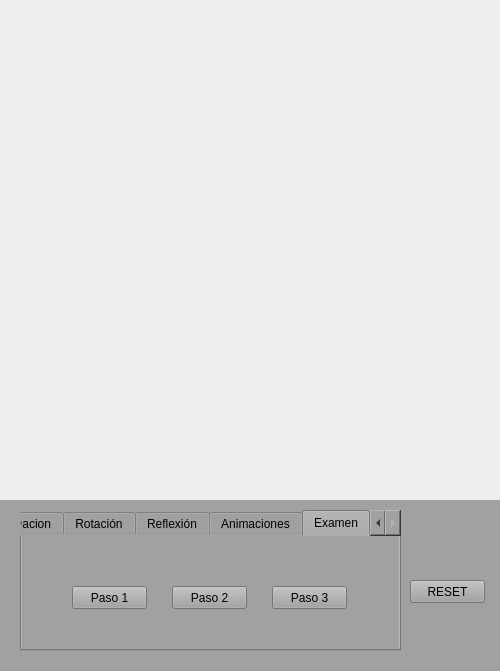
<?xml version="1.0" encoding="UTF-8"?>
<ui version="4.0">
 <class>Widget</class>
 <widget class="QWidget" name="Widget">
  <property name="geometry">
   <rect>
    <x>0</x>
    <y>0</y>
    <width>500</width>
    <height>671</height>
   </rect>
  </property>
  <property name="sizePolicy">
   <sizepolicy hsizetype="Preferred" vsizetype="Preferred">
    <horstretch>0</horstretch>
    <verstretch>0</verstretch>
   </sizepolicy>
  </property>
  <property name="minimumSize">
   <size>
    <width>500</width>
    <height>671</height>
   </size>
  </property>
  <property name="maximumSize">
   <size>
    <width>500</width>
    <height>671</height>
   </size>
  </property>
  <property name="windowTitle">
   <string>appTransformaciones2D</string>
  </property>
  <property name="autoFillBackground">
   <bool>false</bool>
  </property>
  <widget class="QWidget" name="widget" native="true">
   <property name="geometry">
    <rect>
     <x>0</x>
     <y>500</y>
     <width>500</width>
     <height>171</height>
    </rect>
   </property>
   <property name="styleSheet">
    <string notr="true">background-color: rgb(161, 161, 161);</string>
   </property>
   <widget class="QTabWidget" name="tabWidget">
    <property name="geometry">
     <rect>
      <x>20</x>
      <y>10</y>
      <width>381</width>
      <height>141</height>
     </rect>
    </property>
    <property name="currentIndex">
     <number>5</number>
    </property>
    <widget class="QWidget" name="tab">
     <attribute name="title">
      <string>Traslacion</string>
     </attribute>
     <widget class="QPushButton" name="pushButton_4">
      <property name="geometry">
       <rect>
        <x>110</x>
        <y>70</y>
        <width>41</width>
        <height>23</height>
       </rect>
      </property>
      <property name="text">
       <string>Left</string>
      </property>
     </widget>
     <widget class="QPushButton" name="pushButton_3">
      <property name="geometry">
       <rect>
        <x>190</x>
        <y>70</y>
        <width>41</width>
        <height>23</height>
       </rect>
      </property>
      <property name="text">
       <string>Right</string>
      </property>
     </widget>
     <widget class="QPushButton" name="pushButton_2">
      <property name="geometry">
       <rect>
        <x>150</x>
        <y>90</y>
        <width>41</width>
        <height>23</height>
       </rect>
      </property>
      <property name="text">
       <string>Down</string>
      </property>
     </widget>
     <widget class="QWidget" name="layoutWidget_2">
      <property name="geometry">
       <rect>
        <x>100</x>
        <y>20</y>
        <width>151</width>
        <height>22</height>
       </rect>
      </property>
      <layout class="QHBoxLayout" name="horizontalLayout">
       <item>
        <widget class="QLabel" name="label_3">
         <property name="text">
          <string>TX:</string>
         </property>
        </widget>
       </item>
       <item>
        <widget class="QSpinBox" name="spinBox">
         <property name="minimum">
          <number>1</number>
         </property>
         <property name="maximum">
          <number>10</number>
         </property>
        </widget>
       </item>
       <item>
        <widget class="QLabel" name="label_4">
         <property name="text">
          <string>TY:</string>
         </property>
        </widget>
       </item>
       <item>
        <widget class="QSpinBox" name="spinBox_2">
         <property name="minimum">
          <number>1</number>
         </property>
         <property name="maximum">
          <number>10</number>
         </property>
        </widget>
       </item>
      </layout>
     </widget>
     <widget class="QPushButton" name="pushButton">
      <property name="geometry">
       <rect>
        <x>150</x>
        <y>50</y>
        <width>41</width>
        <height>23</height>
       </rect>
      </property>
      <property name="text">
       <string>Up</string>
      </property>
     </widget>
    </widget>
    <widget class="QWidget" name="tab_2">
     <attribute name="title">
      <string>Escalacion</string>
     </attribute>
     <widget class="QSpinBox" name="spinBox_4">
      <property name="geometry">
       <rect>
        <x>80</x>
        <y>20</y>
        <width>39</width>
        <height>18</height>
       </rect>
      </property>
      <property name="minimum">
       <number>-99</number>
      </property>
     </widget>
     <widget class="QLabel" name="label_6">
      <property name="geometry">
       <rect>
        <x>50</x>
        <y>50</y>
        <width>16</width>
        <height>16</height>
       </rect>
      </property>
      <property name="text">
       <string>SY:</string>
      </property>
     </widget>
     <widget class="QSpinBox" name="spinBox_3">
      <property name="geometry">
       <rect>
        <x>80</x>
        <y>50</y>
        <width>39</width>
        <height>18</height>
       </rect>
      </property>
      <property name="minimum">
       <number>-99</number>
      </property>
     </widget>
     <widget class="QLabel" name="label_5">
      <property name="geometry">
       <rect>
        <x>50</x>
        <y>20</y>
        <width>16</width>
        <height>16</height>
       </rect>
      </property>
      <property name="text">
       <string>SX:</string>
      </property>
     </widget>
     <widget class="QPushButton" name="pushButton_6">
      <property name="geometry">
       <rect>
        <x>50</x>
        <y>80</y>
        <width>75</width>
        <height>23</height>
       </rect>
      </property>
      <property name="text">
       <string>Escalar</string>
      </property>
     </widget>
     <widget class="QSpinBox" name="spinBox_5">
      <property name="geometry">
       <rect>
        <x>270</x>
        <y>20</y>
        <width>39</width>
        <height>18</height>
       </rect>
      </property>
      <property name="minimum">
       <number>-99</number>
      </property>
     </widget>
     <widget class="QSpinBox" name="spinBox_6">
      <property name="geometry">
       <rect>
        <x>270</x>
        <y>50</y>
        <width>39</width>
        <height>18</height>
       </rect>
      </property>
      <property name="minimum">
       <number>-99</number>
      </property>
     </widget>
     <widget class="QLabel" name="label_8">
      <property name="geometry">
       <rect>
        <x>220</x>
        <y>20</y>
        <width>22</width>
        <height>16</height>
       </rect>
      </property>
      <property name="text">
       <string>PFX:</string>
      </property>
     </widget>
     <widget class="QPushButton" name="pushButton_7">
      <property name="geometry">
       <rect>
        <x>210</x>
        <y>80</y>
        <width>101</width>
        <height>23</height>
       </rect>
      </property>
      <property name="text">
       <string>Escalar Punto Fijo</string>
      </property>
     </widget>
     <widget class="QLabel" name="label_9">
      <property name="geometry">
       <rect>
        <x>220</x>
        <y>50</y>
        <width>22</width>
        <height>16</height>
       </rect>
      </property>
      <property name="text">
       <string>PFY:</string>
      </property>
     </widget>
    </widget>
    <widget class="QWidget" name="tab_4">
     <attribute name="title">
      <string>Rotación</string>
     </attribute>
     <widget class="QWidget" name="layoutWidget">
      <property name="geometry">
       <rect>
        <x>100</x>
        <y>50</y>
        <width>181</width>
        <height>22</height>
       </rect>
      </property>
      <layout class="QHBoxLayout" name="horizontalLayout_2">
       <item>
        <widget class="QLabel" name="label_10">
         <property name="text">
          <string>XR:</string>
         </property>
        </widget>
       </item>
       <item>
        <widget class="QSpinBox" name="spinBox_7">
         <property name="minimum">
          <number>-360</number>
         </property>
         <property name="maximum">
          <number>360</number>
         </property>
        </widget>
       </item>
       <item>
        <widget class="QLabel" name="label_11">
         <property name="text">
          <string>YR:</string>
         </property>
        </widget>
       </item>
       <item>
        <widget class="QSpinBox" name="spinBox_8">
         <property name="minimum">
          <number>-360</number>
         </property>
         <property name="maximum">
          <number>360</number>
         </property>
        </widget>
       </item>
      </layout>
     </widget>
     <widget class="QWidget" name="layoutWidget_3">
      <property name="geometry">
       <rect>
        <x>100</x>
        <y>20</y>
        <width>181</width>
        <height>22</height>
       </rect>
      </property>
      <layout class="QHBoxLayout" name="horizontalLayout_7">
       <item>
        <widget class="QLabel" name="label_20">
         <property name="text">
          <string>Angulo (°):</string>
         </property>
        </widget>
       </item>
       <item>
        <widget class="QDoubleSpinBox" name="doubleSpinBox">
         <property name="minimum">
          <double>-360.000000000000000</double>
         </property>
         <property name="maximum">
          <double>360.000000000000000</double>
         </property>
        </widget>
       </item>
      </layout>
     </widget>
     <widget class="QPushButton" name="pushButton_15">
      <property name="geometry">
       <rect>
        <x>60</x>
        <y>80</y>
        <width>75</width>
        <height>23</height>
       </rect>
      </property>
      <property name="text">
       <string>Rotar Normal</string>
      </property>
     </widget>
     <widget class="QPushButton" name="pushButton_8">
      <property name="geometry">
       <rect>
        <x>210</x>
        <y>80</y>
        <width>101</width>
        <height>23</height>
       </rect>
      </property>
      <property name="text">
       <string>Rotar Punto Pivote</string>
      </property>
     </widget>
    </widget>
    <widget class="QWidget" name="tab_5">
     <attribute name="title">
      <string>Reflexión</string>
     </attribute>
     <widget class="QPushButton" name="pushButton_9">
      <property name="geometry">
       <rect>
        <x>20</x>
        <y>40</y>
        <width>71</width>
        <height>23</height>
       </rect>
      </property>
      <property name="text">
       <string>Eje X</string>
      </property>
     </widget>
     <widget class="QPushButton" name="pushButton_10">
      <property name="geometry">
       <rect>
        <x>60</x>
        <y>70</y>
        <width>91</width>
        <height>23</height>
       </rect>
      </property>
      <property name="text">
       <string>Eje Coordenado</string>
      </property>
     </widget>
     <widget class="QPushButton" name="pushButton_11">
      <property name="geometry">
       <rect>
        <x>260</x>
        <y>70</y>
        <width>75</width>
        <height>23</height>
       </rect>
      </property>
      <property name="text">
       <string>Recta y = -x</string>
      </property>
     </widget>
     <widget class="QPushButton" name="pushButton_12">
      <property name="geometry">
       <rect>
        <x>120</x>
        <y>40</y>
        <width>75</width>
        <height>23</height>
       </rect>
      </property>
      <property name="text">
       <string>Eje Y</string>
      </property>
     </widget>
     <widget class="QPushButton" name="pushButton_13">
      <property name="geometry">
       <rect>
        <x>260</x>
        <y>40</y>
        <width>75</width>
        <height>23</height>
       </rect>
      </property>
      <property name="text">
       <string>Recta y = x</string>
      </property>
     </widget>
     <widget class="QLabel" name="label">
      <property name="geometry">
       <rect>
        <x>70</x>
        <y>10</y>
        <width>61</width>
        <height>16</height>
       </rect>
      </property>
      <property name="text">
       <string>Respecto al</string>
      </property>
     </widget>
     <widget class="QLabel" name="label_2">
      <property name="geometry">
       <rect>
        <x>260</x>
        <y>10</y>
        <width>71</width>
        <height>16</height>
       </rect>
      </property>
      <property name="text">
       <string>Respecto a la</string>
      </property>
     </widget>
    </widget>
    <widget class="QWidget" name="tab_3">
     <attribute name="title">
      <string>Animaciones</string>
     </attribute>
     <widget class="QPushButton" name="pushButton_14">
      <property name="geometry">
       <rect>
        <x>70</x>
        <y>70</y>
        <width>75</width>
        <height>23</height>
       </rect>
      </property>
      <property name="text">
       <string>Animacion 3</string>
      </property>
     </widget>
     <widget class="QPushButton" name="pushButton_16">
      <property name="geometry">
       <rect>
        <x>230</x>
        <y>70</y>
        <width>75</width>
        <height>23</height>
       </rect>
      </property>
      <property name="text">
       <string>Animacion 4</string>
      </property>
     </widget>
     <widget class="QPushButton" name="pushButton_17">
      <property name="geometry">
       <rect>
        <x>70</x>
        <y>20</y>
        <width>75</width>
        <height>23</height>
       </rect>
      </property>
      <property name="text">
       <string>Animacion 1</string>
      </property>
     </widget>
     <widget class="QPushButton" name="pushButton_18">
      <property name="geometry">
       <rect>
        <x>230</x>
        <y>20</y>
        <width>75</width>
        <height>23</height>
       </rect>
      </property>
      <property name="text">
       <string>Animacion 2</string>
      </property>
     </widget>
    </widget>
    <widget class="QWidget" name="tab_6">
     <attribute name="title">
      <string>Examen</string>
     </attribute>
     <widget class="QPushButton" name="pushButton_19">
      <property name="geometry">
       <rect>
        <x>50</x>
        <y>50</y>
        <width>75</width>
        <height>23</height>
       </rect>
      </property>
      <property name="text">
       <string>Paso 1</string>
      </property>
     </widget>
     <widget class="QPushButton" name="pushButton_20">
      <property name="geometry">
       <rect>
        <x>150</x>
        <y>50</y>
        <width>75</width>
        <height>23</height>
       </rect>
      </property>
      <property name="text">
       <string>Paso 2</string>
      </property>
     </widget>
     <widget class="QPushButton" name="pushButton_21">
      <property name="geometry">
       <rect>
        <x>250</x>
        <y>50</y>
        <width>75</width>
        <height>23</height>
       </rect>
      </property>
      <property name="text">
       <string>Paso 3</string>
      </property>
     </widget>
    </widget>
   </widget>
   <widget class="QPushButton" name="pushButton_5">
    <property name="geometry">
     <rect>
      <x>410</x>
      <y>80</y>
      <width>75</width>
      <height>23</height>
     </rect>
    </property>
    <property name="text">
     <string>RESET</string>
    </property>
   </widget>
  </widget>
 </widget>
 <resources/>
 <connections/>
</ui>
